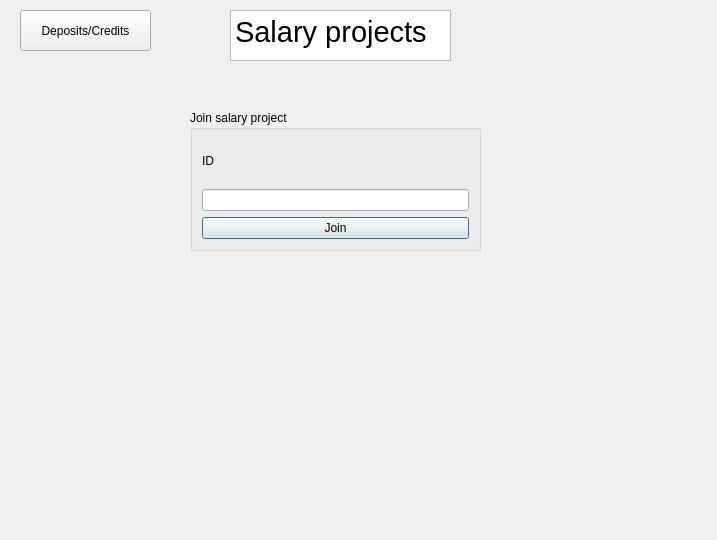
<?xml version="1.0" encoding="UTF-8"?>
<ui version="4.0">
 <class>user_salary_project_menu</class>
 <widget class="QDialog" name="user_salary_project_menu">
  <property name="geometry">
   <rect>
    <x>0</x>
    <y>0</y>
    <width>717</width>
    <height>540</height>
   </rect>
  </property>
  <property name="windowTitle">
   <string>Dialog</string>
  </property>
  <widget class="QTextBrowser" name="textBrowser">
   <property name="geometry">
    <rect>
     <x>230</x>
     <y>10</y>
     <width>221</width>
     <height>51</height>
    </rect>
   </property>
   <property name="html">
    <string>&lt;!DOCTYPE HTML PUBLIC &quot;-//W3C//DTD HTML 4.0//EN&quot; &quot;http://www.w3.org/TR/REC-html40/strict.dtd&quot;&gt;
&lt;html&gt;&lt;head&gt;&lt;meta name=&quot;qrichtext&quot; content=&quot;1&quot; /&gt;&lt;style type=&quot;text/css&quot;&gt;
p, li { white-space: pre-wrap; }
&lt;/style&gt;&lt;/head&gt;&lt;body style=&quot; font-family:'Ubuntu'; font-size:11pt; font-weight:400; font-style:normal;&quot;&gt;
&lt;p style=&quot; margin-top:0px; margin-bottom:0px; margin-left:0px; margin-right:0px; -qt-block-indent:0; text-indent:0px;&quot;&gt;&lt;span style=&quot; font-size:22pt;&quot;&gt;Salary projects&lt;/span&gt;&lt;/p&gt;&lt;/body&gt;&lt;/html&gt;</string>
   </property>
  </widget>
  <widget class="QGroupBox" name="groupBox">
   <property name="geometry">
    <rect>
     <x>190</x>
     <y>110</y>
     <width>291</width>
     <height>141</height>
    </rect>
   </property>
   <property name="title">
    <string>Join salary project</string>
   </property>
   <layout class="QVBoxLayout" name="verticalLayout_2">
    <item>
     <layout class="QVBoxLayout" name="verticalLayout">
      <item>
       <widget class="QLabel" name="label">
        <property name="text">
         <string>ID</string>
        </property>
       </widget>
      </item>
      <item>
       <widget class="QLineEdit" name="salary_ID"/>
      </item>
      <item>
       <widget class="QPushButton" name="pushButton">
        <property name="text">
         <string>Join</string>
        </property>
       </widget>
      </item>
     </layout>
    </item>
   </layout>
  </widget>
  <widget class="QPushButton" name="pushButton_2">
   <property name="geometry">
    <rect>
     <x>20</x>
     <y>10</y>
     <width>131</width>
     <height>41</height>
    </rect>
   </property>
   <property name="text">
    <string>Deposits/Credits</string>
   </property>
  </widget>
 </widget>
 <resources/>
 <connections/>
</ui>
